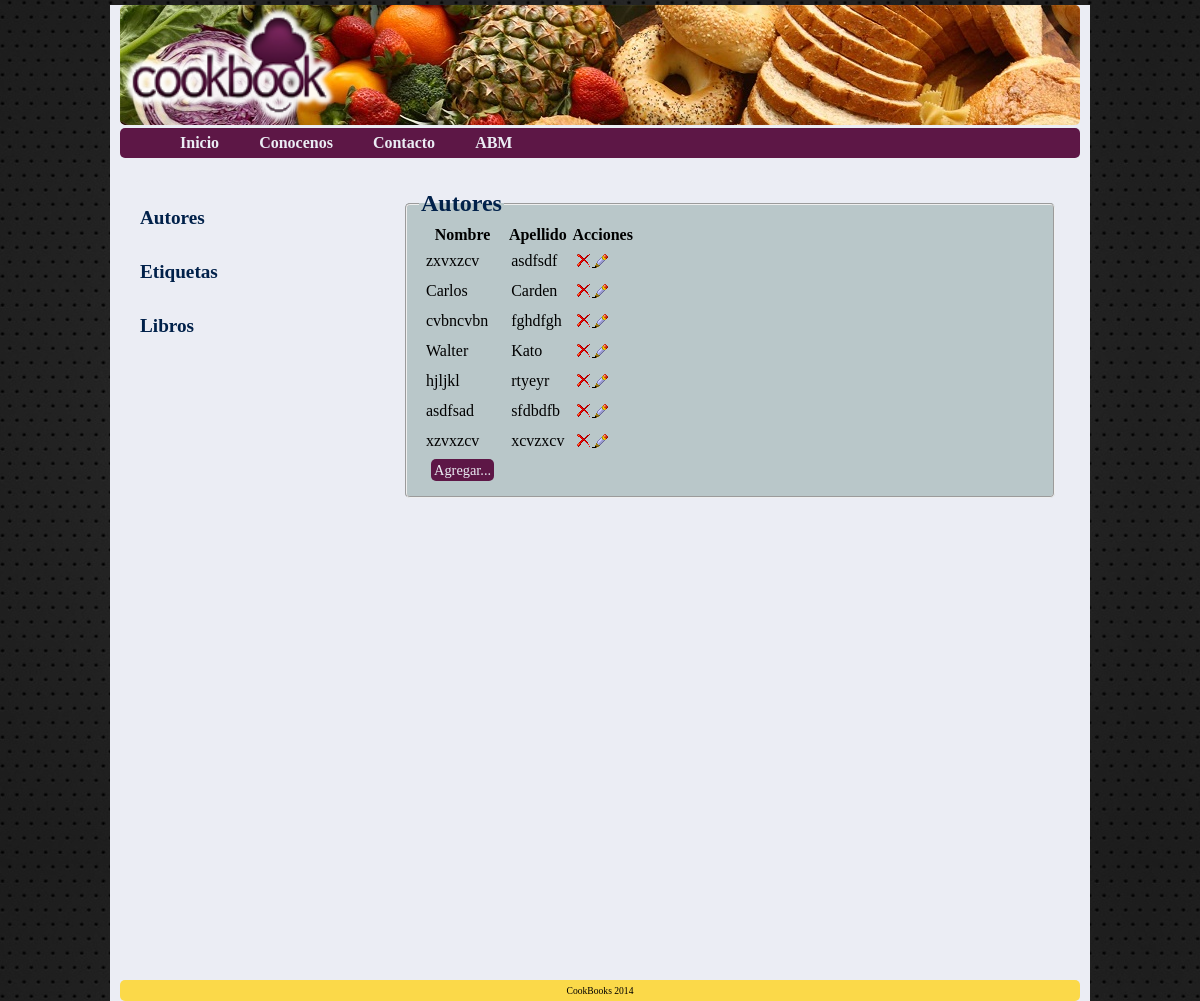
Before: /CookBook/abm.php?abm=Autor with the older database file.
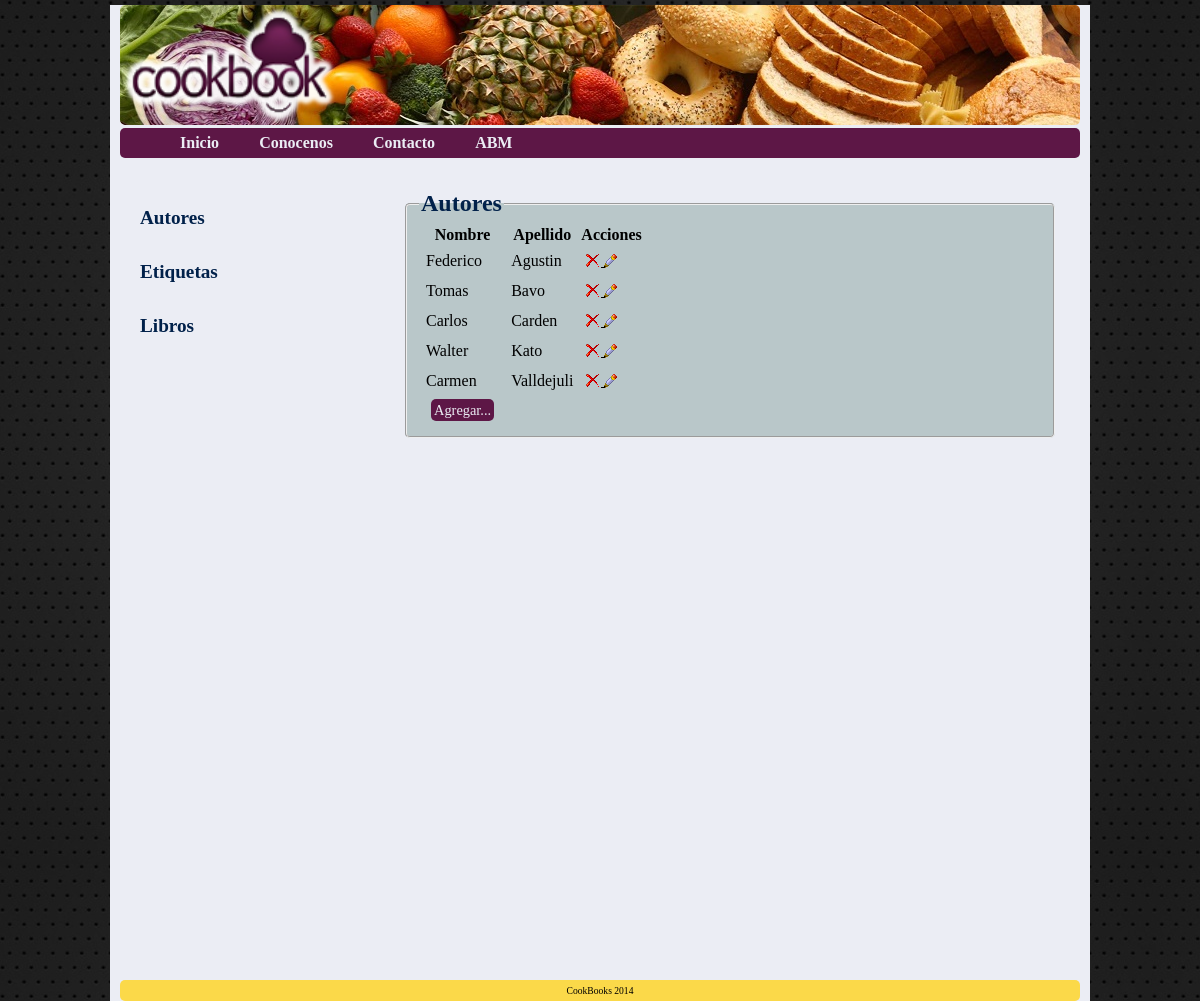
After: the same page with the newer database file.
### tables this page shows
CREATE TABLE IF NOT EXISTS `autor` (
  `idAutor` int(11) NOT NULL AUTO_INCREMENT,
  `nombre` varchar(20) NOT NULL,
  `apellido` varchar(20) NOT NULL,
  `mail` varchar(30) DEFAULT NULL,
  PRIMARY KEY (`idAutor`)
);

### CookBook/abm.php (the view, shortened to what this page needs)
<html>
<head>
	<link href="css/style.css" type="text/css" rel="stylesheet">
</head>
<body>
	<div id="page">
		<div id="header">
			<div id="page-header">
				<div class=logo><a href="index.php"><img src="img/Imagen1.png" height=100% alt="logo" border="0px"></a></div>
			</div>
			<div id="header-menu">
				<ul id="navegacion">
					<li>
						<a href="index.php">Inicio</a>
					</li>
					<li>
						<a href="aboutUs.php">Conocenos</a>
					</li>
					<li>
						<a href="contacto.php">Contacto</a>
					</li>
					<li>
						<a href="abm.php">ABM</a>
					</li>
				</ul>
			</div>
		</div>
				<div id="content">
			<div id="left-bar">
				<?php
				 		echo '<h5><a href="abm.php?abm=Autor">Autores</a></h5>
						<h5><a href="abm.php?abm=Etiqueta">Etiquetas</a></h5>
					 	<h5><a href="abm.php?abm=Libro">Libros</a></h5>';
					?>
			</div>
			<div id="main-content">
				<?php
					if(isset($_GET["abm"])){
						echo '<fieldset style="margin:auto; width">';
						$abm=$_GET["abm"];
						if($abm=='Autor'){
							echo '<legend>'.$abm.'es </legend>';
						}else{
							echo '<legend>'.$abm.'s </legend>';
						}
						$tabla=$abm;
						$id='id'.$abm;
						switch($abm){
							case 'Autor':
							$sql = "SELECT * FROM `$tabla` order by `apellido`";
							break;
						}
						$query = mysql_query($sql);
						echo '<table>';
						echo '<tr><th>';
						if($abm=='Autor'){
							echo 'Nombre</th><th>Apellido';
						}
						echo'</th><th>Acciones</th></tr>';
						while ($row  = mysql_fetch_assoc($query)) {
							switch($abm){
								case 'Autor':
								$a= $row["nombre"];
								$c= $row["apellido"];
								echo "<tr><td>$a</td>";
								echo "<td>$c</td>";
								break;
							}
							$b = $row["$id"];
							echo '<td><a onclick="if(!confirm(';
							echo " 'Desea borrar el elemento?' ";
							echo '))return false"; href="php/bajas.php?abm='.$abm.'&id='.$b.'"><img src="img/eliminar.png" title="Eliminar" /></a>';
							echo '<a href="php/formabm.php?abm='.$abm.'&id='.$b.'&nombre='.$a;
							if($abm=='Autor'){
								echo '&apellido='.$c;
							}
							echo '"><img src="img/editar.png" title="Editar"/></a>';
						}
						echo "<tr><td><span ><a id='agregar' href=\"php/formabm.php?abm=$abm";
						echo "\">Agregar... </span></td></tr></table>";
					}
					echo '</fieldset>';
			?>
			</div>
		</div>
		<div id="footer">CookBooks 2014</div>
	</div>
</body>
</html>

### CookBook/css/style.css (style rules this page uses)
body { font-family:"verdana"; background:url('../img/fondo.jpg') repeat; margin:0; padding:0; border-style:none; border-width:0px; }
img { border-style:none; border-width:0px; }
a { border-style:none; border-width:0px; }
td { padding:5px; }
fieldset { background-color:#B9C7C9; border-radius:5px; }
legend { font-size:1.5em; font-weight:bold; color:#01214A; }
#page { width:960px; height:auto; margin:0 auto; background-color: #EBEDF4; padding:0 10px; border-style:none; border-width:0px; }
#header { margin:5px auto; width:100%; height:150px; }
#page-header { margin-bottom:2.5px; width:100%; height:80%; background:url('../img/header.jpg'); border-radius:5px; }
.logo { text-align:left; float:left; padding-right:0px; border-style:none; border-width:0px; }
#page-header a:link { color:#EBEDF4; text-decoration:none; }
#header-menu { width:100%; height:20%; background-color:#5D1746; padding:auto; border-radius:5px; }
ul { list-style-type:none; margin:auto; border-style:none; border-width:0px; }
#navegacion li { float:left;padding-top:6px; height:100%; font-weight:bold; }
#navegacion li a { height:18px; }
#navegacion li a:link { color:#EBEDF4;background-color:#5D1746;text-decoration:none;padding:6px 20px; }
#content { background-color:transparent; margin:5px; width:100%; height:100%; padding-top: 15px; }
#left-bar { width:250px; height:100%; float:left; margin-left:15px; }
#main-content { width:650px; height:auto; margin:0; float:left; padding:15px; background-color:transparent; border-radius:5px; }
#footer { font-size:0.6em; background-color:#FBD949; width:auto; height:auto; clear:both; padding:5px 0; bottom:0px; text-align:center; border-radius:5px; }
h5 { font-size:1.2em; font-weight:bold; }
h5 a:link { color:#01214A;background-color:#EBEDF4;text-decoration:none; }
#agregar { font-size:0.9em; margin:5px 5px }
#agregar:link { color:#EBEDF4;background-color:#5D1746;border-radius:5px;text-decoration:none;padding:3px }

Changed rows visible on the page:
removed autor: nombre "zxvxzcv", apellido "asdfsdf"
removed autor: nombre "cvbncvbn", apellido "fghdfgh"
removed autor: nombre "hjljkl", apellido "rtyeyr"
removed autor: nombre "asdfsad", apellido "sfdbdfb"
removed autor: nombre "xzvxzcv", apellido "xcvzxcv"
added autor: nombre "Federico", apellido "Agustin"
added autor: nombre "Tomas", apellido "Bavo"
added autor: nombre "Carmen", apellido "Valldejuli"
